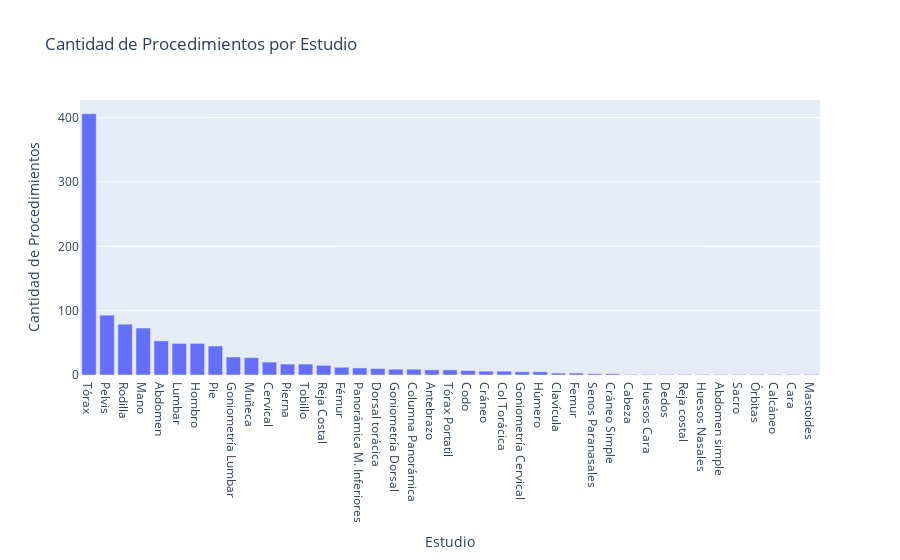

Notebook code cell kept with this figure:
### Code cell
fig = go.Figure()

fig.add_trace(go.Bar(
    x=df_completo_sin_NAN["Estudio"].value_counts().index,
    y=df_completo_sin_NAN["Estudio"].value_counts().values,
    name="Cantidad de Procedimientos",
))

fig.update_layout(
    title="Cantidad de Procedimientos por Estudio",
    xaxis_title="Estudio",
    yaxis_title="Cantidad de Procedimientos",
)

fig.show()

### Figure 1 — Plotly figure (JSON) as saved in the notebook; plotly's stock layout.template omitted (floating-point values rounded to 4 significant figures)
{"data": [{"name": "Cantidad de Procedimientos", "type": "bar", "x": ["Tórax", "Pelvis", "Rodilla", "Mano", "Abdomen", "Lumbar", "Hombro", "Pie", "Goniometría Lumbar", "Muñeca", "Cervical", "Pierna", "Tobillo", "Reja Costal", "Fémur", "Panorámica M. Inferiores", "Dorsal torácica", "Goniometría Dorsal", "Columna Panorámica", "Antebrazo", "Tórax Portatil", "Codo", "Cráneo", "Col Torácica", "Goniometría Cervical", "Húmero", "Clavícula", "Femur", "Senos Paranasales", "Cráneo Simple", "Cabeza", "Huesos Cara", "Dedos", "Reja costal", "Huesos Nasales", "Abdomen simple", "Sacro", "Órbitas", "Calcáneo", "Cara", "Mastoides"], "y": [406, 93, 79, 73, 53, 49, 49, 45, 28, 27, 20, 17, 17, 15, 12, 11, 10, 9, 9, 8, 8, 7, 6, 6, 5, 5, 3, 3, 2, 2, 1, 1, 1, 1, 1, 1, 1, 1, 1, 1, 1]}], "layout": {"title": {"text": "Cantidad de Procedimientos por Estudio"}, "xaxis": {"title": {"text": "Estudio"}}, "yaxis": {"title": {"text": "Cantidad de Procedimientos"}}}}
